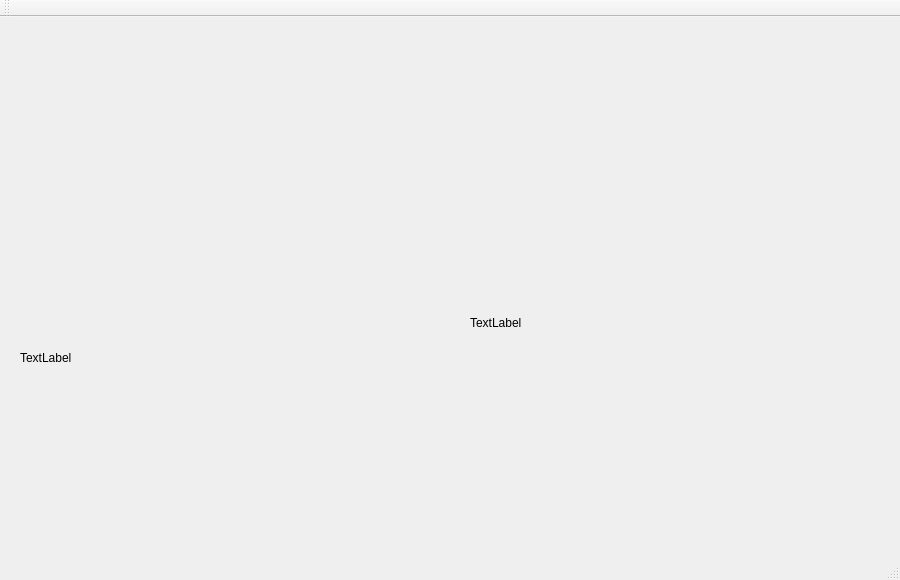
<?xml version="1.0" encoding="UTF-8"?>
<ui version="4.0">
 <class>MainWindow</class>
 <widget class="QMainWindow" name="MainWindow">
  <property name="geometry">
   <rect>
    <x>0</x>
    <y>0</y>
    <width>900</width>
    <height>580</height>
   </rect>
  </property>
  <property name="windowTitle">
   <string>MainWindow</string>
  </property>
  <widget class="QWidget" name="centralWidget">
   <widget class="QLabel" name="inVideo">
    <property name="geometry">
     <rect>
      <x>20</x>
      <y>150</y>
      <width>401</width>
      <height>381</height>
     </rect>
    </property>
    <property name="text">
     <string>TextLabel</string>
    </property>
   </widget>
   <widget class="QLabel" name="outVideo">
    <property name="geometry">
     <rect>
      <x>470</x>
      <y>80</y>
      <width>411</width>
      <height>451</height>
     </rect>
    </property>
    <property name="text">
     <string>TextLabel</string>
    </property>
   </widget>
  </widget>
  <widget class="QMenuBar" name="menuBar">
   <property name="geometry">
    <rect>
     <x>0</x>
     <y>0</y>
     <width>900</width>
     <height>22</height>
    </rect>
   </property>
  </widget>
  <widget class="QToolBar" name="mainToolBar">
   <attribute name="toolBarArea">
    <enum>TopToolBarArea</enum>
   </attribute>
   <attribute name="toolBarBreak">
    <bool>false</bool>
   </attribute>
  </widget>
  <widget class="QStatusBar" name="statusBar"/>
 </widget>
 <layoutdefault spacing="6" margin="11"/>
 <resources/>
 <connections/>
</ui>
